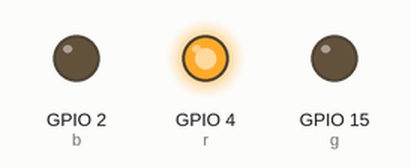
Simulated run of this program. Board: ESP32 board running MicroPython. Shown: output pins drawn as LEDs (lit = HIGH).

Above: at 0.1 s.
Timing chart, 0 to 1.6 s (numbered marks = the images above):
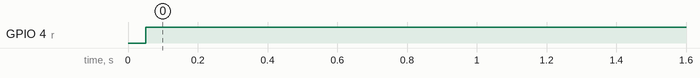

Measured:
- by itself, GPIO 4 (r): LOW → HIGH at 0.05 s

The program:

push3.py
```python
from machine import Pin
from utime import sleep_ms

sensor = Pin(21, Pin.IN, Pin.PULL_DOWN)

r = Pin(4, Pin.OUT)
g= Pin(15, Pin.OUT)
b = Pin(2, Pin.OUT)


def display(R, G, B):

  r.value(R)
  g.value(G)
  b.value(B)

while True:


    estado = sensor.value()
    #print(estado)
    sleep_ms(50)

    if estado == 1:

        display(0,0,1)

    else:
        display(1,0,0)
        
```
